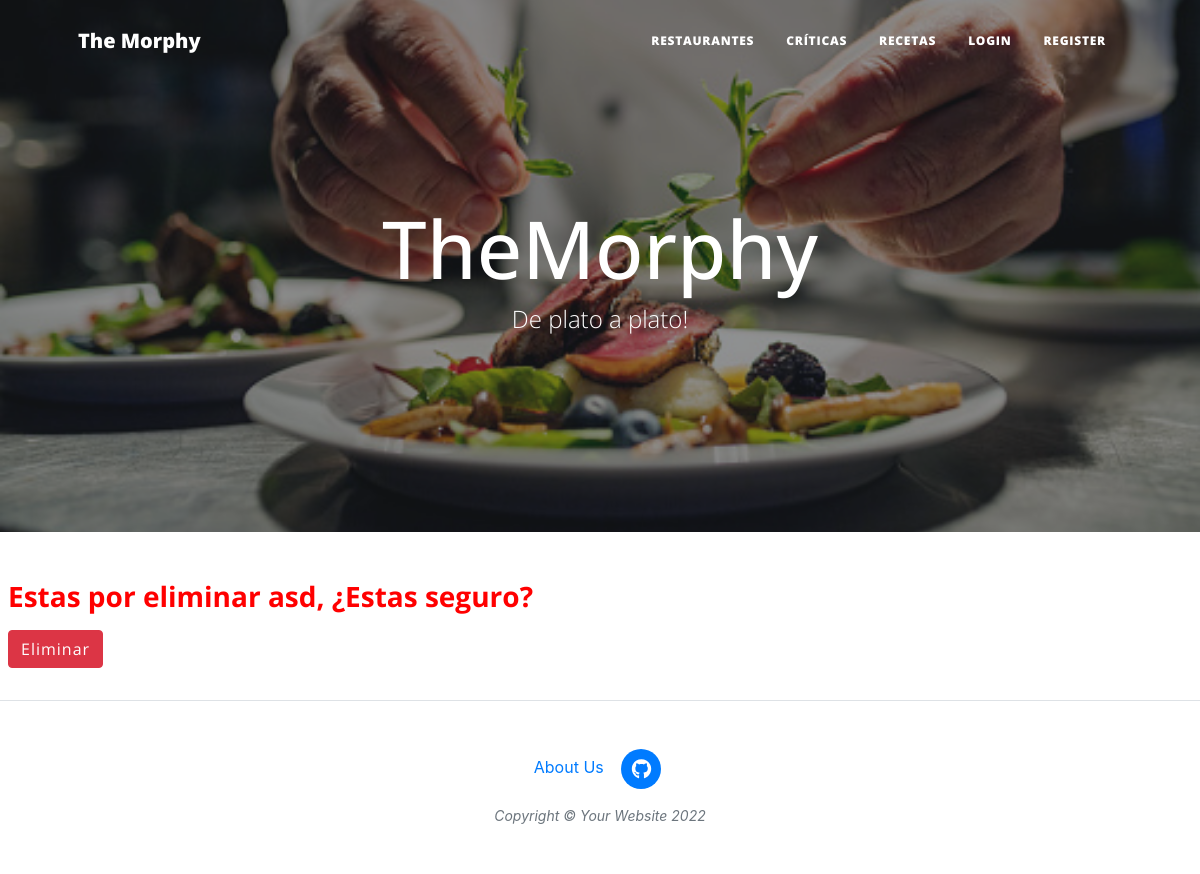
Page /restaurantes_eliminar/6/ on the earlier database version.
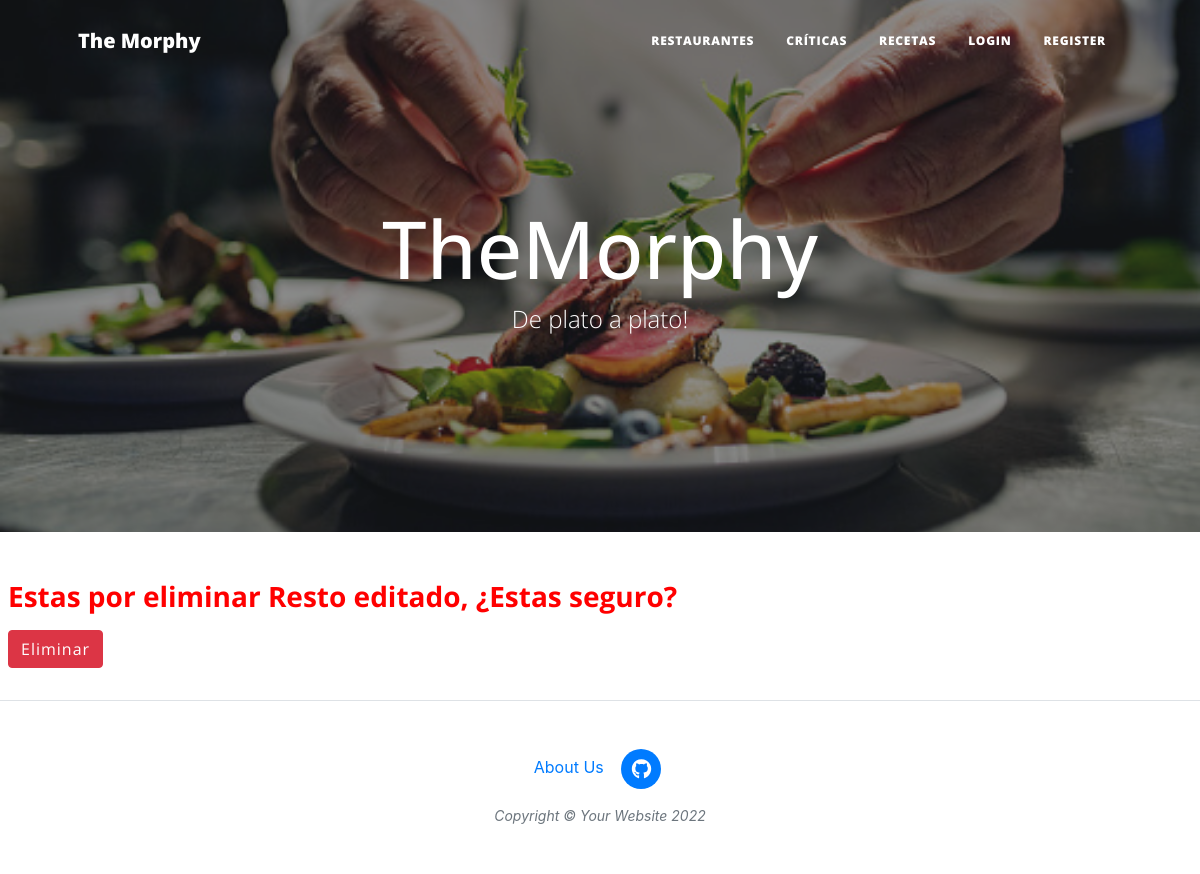
Same page on the later database version.
### AppFunciones/models.py (models this page shows, shortened)
class Restaurantes(models.Model):
    nombre = models.CharField(max_length=100)
    descripcion = models.CharField(max_length=600, blank=True, null=True)
    direccion = models.CharField(max_length=100)
    link_direccion = models.URLField(max_length=300, blank=True, null=True, default="https://www.google.com.ar/maps")
    provincia = models.CharField(max_length=40)
    localidad = models.CharField(max_length=40)
    horarios = models.CharField(max_length=100)
    link = models.URLField(max_length=200)
    imagen = models.URLField(max_length=300, blank=True, null=True, default="https://previews.123rf.com/images/blotty/blotty1707/blotty170700012/82776756-vector-vintage-burger-drawing-mano-dibuja-la-ilustraci%C3%B3n-de-comida-r%C3%A1pida-monocromo-.jpg")

### AppFunciones/views.py (the view, shortened to what this page needs)
# urls.py: path('restaurantes_eliminar/<int:pk>/', restaurantes_eliminar.as_view(), name='restaurantes_eliminar'),
class restaurantes_eliminar(DeleteView):
    model = Restaurantes
    template_name = 'restaurantes_eliminar.html'

### AppFunciones/templates/restaurantes_eliminar.html (shortened to what this page needs)
{% extends "padre.html" %}
{% load static %}
{% block contenidoQueCambia %}
<h3 class="m-2" style="color : #ff0000;"> <b>Estas por eliminar {{object.nombre}}, ¿Estas seguro?</b></h3>
<form method="POST">
    <button class="btn btn-danger m-2" type="submit">Eliminar</button>
</form>
<br>
{% endblock %}

Differences in the rows shown:
changed Restaurantes: nombre "asd" → "Resto editado"
